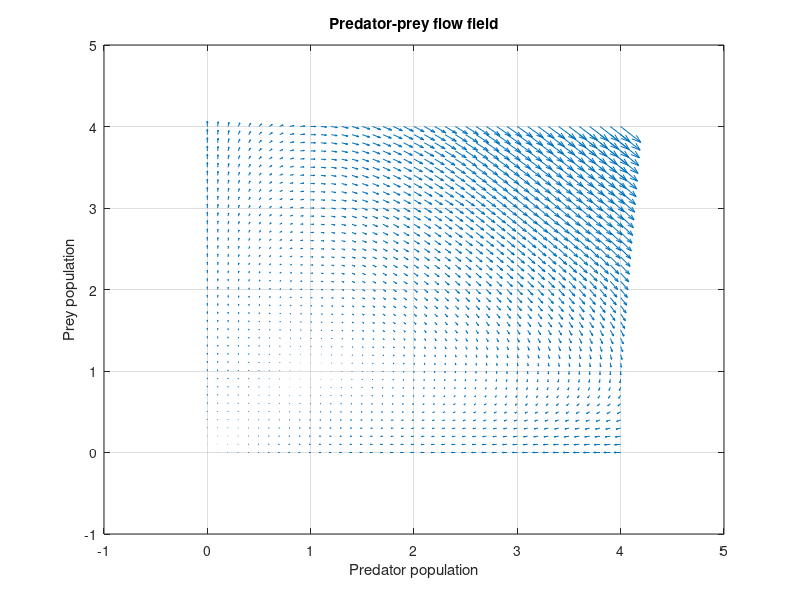

Recreate this plot in MATLAB.
% pp_flow_field.m shows the two-dimensional flow field for a simple predator prey model 

clf                                    % clear the current figure

h = 0.1;
[x,y] = meshgrid(0:0.1:4,0:0.1:4);     % prepare points on a grid
px = (x .* y - x)*h;                   % rate of growth of predator population
py = (y - x .* y)*h;                   % rate of growth of prey population
quiver(x,y,px,py,2)                    % plot the flow field
grid on
title('Predator-prey flow field');
xlabel('Predator population');
ylabel('Prey population');
